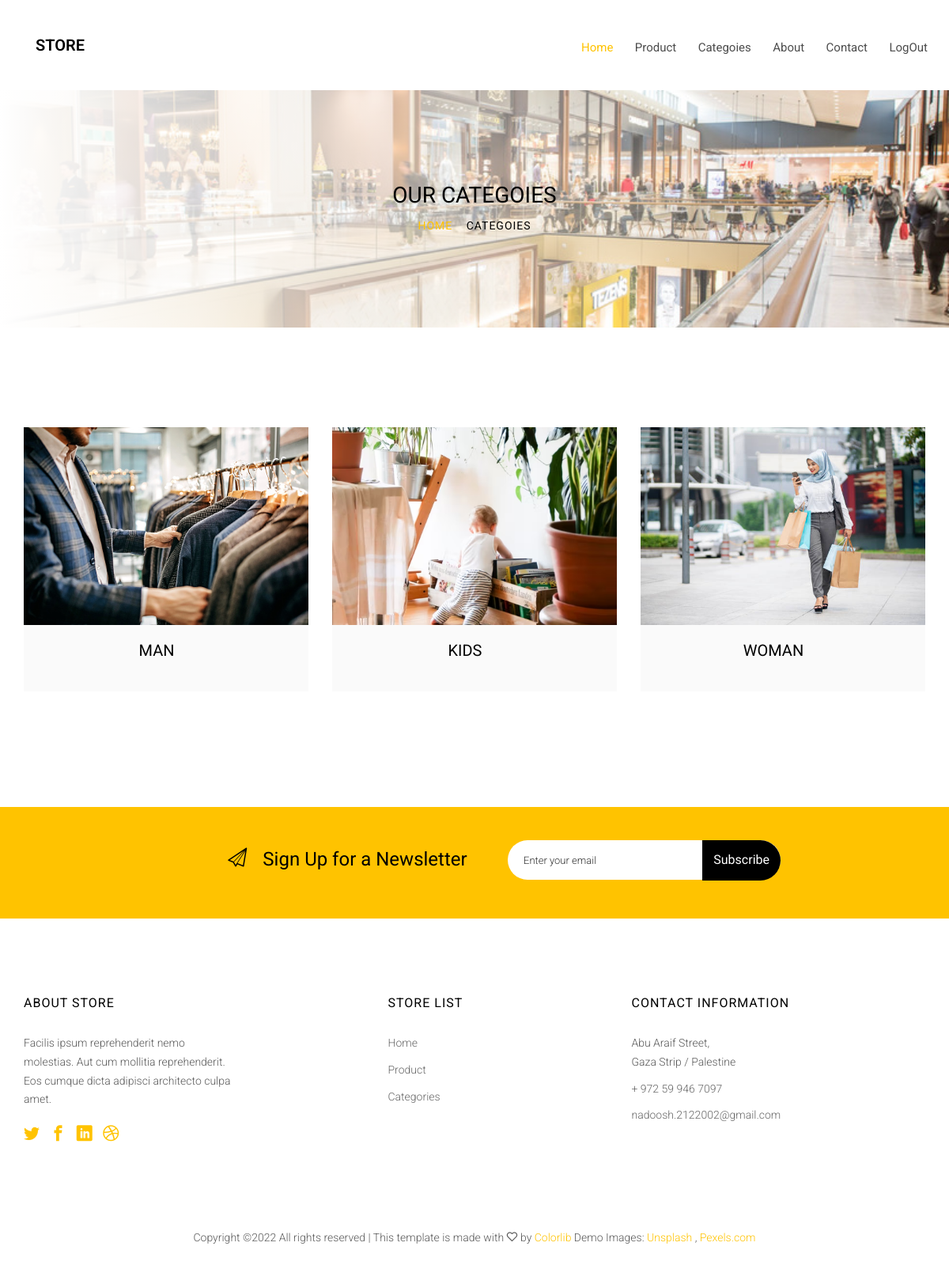
Screenshot of /Categoies.php (signed in) with the database file from the repository.
### tables this page shows
CREATE TABLE `category` (
  `id` int(11) NOT NULL,
  `title` varchar(255) NOT NULL,
  `image_name` varchar(255) NOT NULL
);

### Categoies.php (the view)
<?php include "layouts/menu.php";?>
		<aside id="colorlib-hero" class="breadcrumbs">
			<div class="flexslider">
				<ul class="slides">
			   	<li style="background-image: url(images/cover-img-1.jpg);">
			   		<div class="overlay"></div>
			   		<div class="container-fluid">
			   			<div class="row">
				   			<div class="col-md-6 col-md-offset-3 col-sm-12 col-xs-12 slider-text">
				   				<div class="slider-text-inner text-center">
				   					<h1>Our Categoies</h1>
				   					<h2 class="bread"><span><a href="index.php">Home</a></span> <span>Categoies</span></h2>
				   				</div>
				   			</div>
				   		</div>
			   		</div>
			   	</li>
			  	</ul>
		  	</div>
		</aside>
<div class="colorlib-blog">
    <div class="container">
        <div class="row">
<?php
$sql = "select * from category";
$res = mysqli_query($conn, $sql);
while ($row=$res->fetch_assoc()) {
    $id = $row['id'];
    $title = $row['title'];
    $image_name = $row['image_name'];
    echo "<div class=\"col-md-4\">
						<article class=\"article-entry\">
							<a href=\"category-clothes.php?id=$id\" class=\"blog-img\" style=\"background-image: url($image_name);\"></a>
							<div class=\"desc\" style=\"padding-right: 104px;\">
								<h2 style=\"text-align: center;\"><a href=\"category-clothes.php?id=$id\">$title</a></h2>
							</div>
						</article>
					</div>";
}
?>
				</div>
			</div>
		</div>
<?php include "layouts/footer.php";?>

### layouts/menu.php (shortened to what this page needs)
<!DOCTYPE HTML>
<html>
<head>
    <link rel="stylesheet" href="css/animate.css">
    <link rel="stylesheet" href="css/icomoon.css">
    <link rel="stylesheet" href="css/bootstrap.css">
    <link rel="stylesheet" href="css/magnific-popup.css">
    <link rel="stylesheet" href="css/flexslider.css">
    <link rel="stylesheet" href="css/owl.carousel.min.css">
    <link rel="stylesheet" href="css/owl.theme.default.min.css">
    <link rel="stylesheet" href="css/bootstrap-datepicker.css">
    <link rel="stylesheet" href="fonts/flaticon/font/flaticon.css">
    <link rel="stylesheet" href="css/style.css">
</head>
<body>
<div id="page">
    <nav class="colorlib-nav" role="navigation">
        <div class="top-menu">
            <div class="container">
                <div class="row">
                    <div class="col-xs-2">
                        <div id="colorlib-logo"><a href="index.php">Store</a></div>
                    </div>
                    <div class="col-xs-10 text-right menu-1">
                        <ul>
                            <li class="active"><a href="index.php">Home</a></li>
                            <li><a href="clothes.php">Product</a></li>
                            <li><a href="Categoies.php">Categoies</a></li>
                            <li><a href="about.php">About</a></li>
                            <li><a href="contact.php">Contact</a></li>
                            <li><a href="logouts.php"> LogOut</a></li>
                        </ul>
                    </div>
                </div>
            </div>
        </div>
    </nav>

### layouts/footer.php (shortened to what this page needs)
<div id="colorlib-subscribe">
    <div class="container">
        <div class="row">
            <div class="col-md-8 col-md-offset-2">
                <div class="col-md-6 text-center">
                    <h2><i class="icon-paperplane"></i>Sign Up for a Newsletter</h2>
                </div>
                <div class="col-md-6">
                    <form class="form-inline qbstp-header-subscribe">
                        <div class="row">
                            <div class="col-md-12 col-md-offset-0">
                                <div class="form-group">
                                    <input type="text" class="form-control" id="email" placeholder="Enter your email">
                                    <button type="submit" class="btn btn-primary">Subscribe</button>
                                </div>
                            </div>
                        </div>
                    </form>
                </div>
            </div>
        </div>
    </div>
</div>
<footer id="colorlib-footer" role="contentinfo">
    <div class="container">
        <div class="row row-pb-md">
            <div class="col-md-3 colorlib-widget" style="margin-right: 168px;">
                <h4>About Store</h4>
                <p>Facilis ipsum reprehenderit nemo molestias. Aut cum mollitia reprehenderit. Eos cumque dicta adipisci architecto culpa amet.</p>
                <p>
                <ul class="colorlib-social-icons">
                    <li><a href="https://twitter.com/"><i class="icon-twitter"></i></a></li>
                    <li><a href="https://facebook.com/"><i class="icon-facebook"></i></a></li>
                    <li><a href="https://linkedin.com/"><i class="icon-linkedin"></i></a></li>
                    <li><a href="https://dribbble.com/"><i class="icon-dribbble"></i></a></li>
                </ul>
                </p>
            </div>
            <div class="col-md-2 colorlib-widget" style="margin-right: 113px;">
                <h4>Store List</h4>
                <p>
                <ul class="colorlib-footer-links">
                    <li><a href="index.php">Home</a></li>
                    <li><a href="clothes.php">Product</a></li>
                    <li><a href="Categoies.php">Categories</a></li>
                </ul>
                </p>
            </div>
            <div class="col-md-3" >
                <h4>Contact Information</h4>
                <ul class="colorlib-footer-links">
                    <li>Abu Araif Street, <br> Gaza Strip / Palestine </li>
                    <li><a href="tel://+ 972 59 946 7097">+ 972 59 946 7097</a></li>
                    <li><a href="mailto:nadoosh.2122002@gmail.com">nadoosh.2122002@gmail.com</a></li>
                </ul>
            </div>
        </div>
    </div>
    <div class="copy">
        <div class="row">
            <div class="col-md-12 text-center">
                <p>
							<span class="block">
Copyright &copy;<script>document.write(new Date().getFullYear());</script> All rights reserved | This template is made with <i class="icon-heart2" aria-hidden="true"></i> by <a href="https://colorlib.com" target="_blank">Colorlib</a>
                                </span>
                    <span class="block">Demo Images: <a href="http://unsplash.co/" target="_blank">Unsplash</a> , <a href="http://pexels.com/" target="_blank">Pexels.com</a></span>
                </p>
            </div>
        </div>
    </div>
</footer>
</div>
</body>
</html>

### css/icomoon.css (style rules this page uses)
[class^="icon-"], [class*=" icon-"] { font-family: 'icomoon' !important; speak: none; font-style: normal; font-weight: normal; font-variant: normal; text-transform: none; line-height: 1; -webkit-font-smoothing: antialiased; -moz-osx-font-smoothing: grayscale; }
.icon-heart2:before { content: "\e975"; }
.icon-facebook:before { content: "\ed07"; }
.icon-twitter:before { content: "\ed0d"; }
.icon-dribbble:before { content: "\ed1e"; }
.icon-linkedin:before { content: "\ed40"; }
.icon-paperplane:before { content: "\ed80"; }

### rows the page displays
category: image_name (picture), title "MAN"
category: image_name (picture), title "KIDS"
category: image_name (picture), title "WOMAN"
